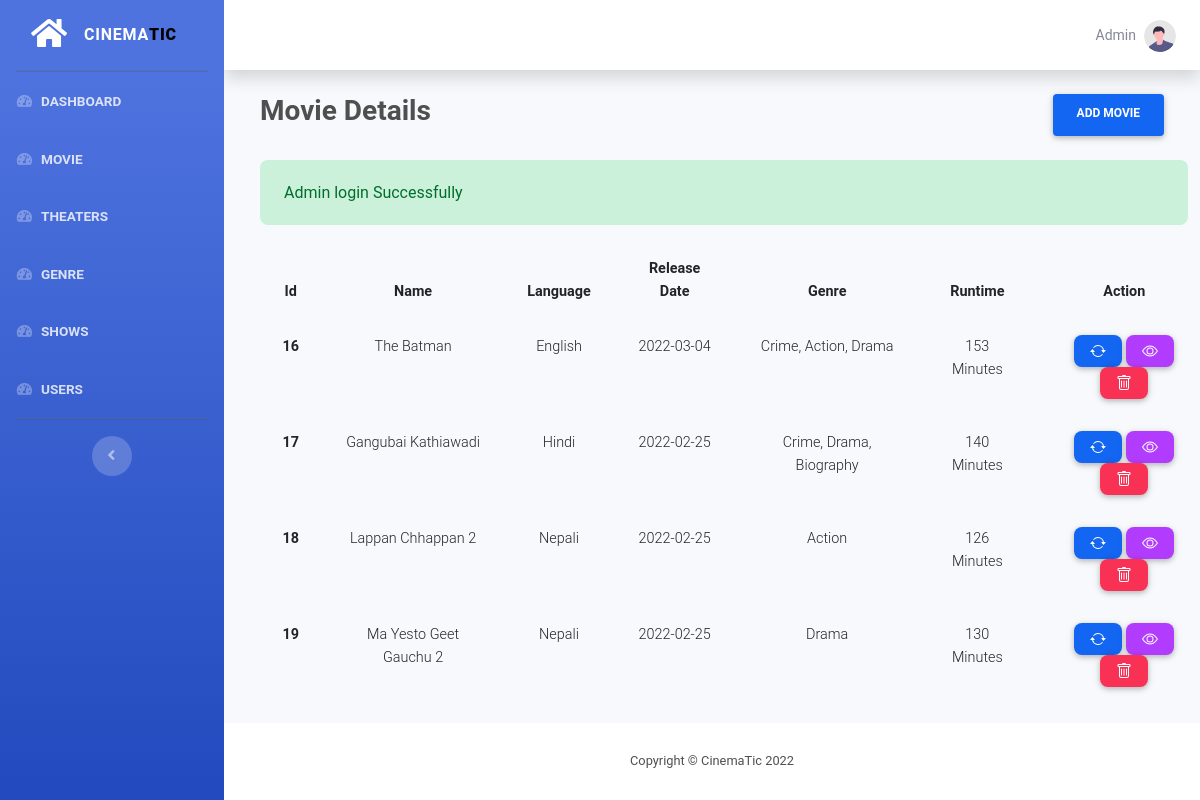
Page /admin/movie/index.php (signed in) on the earlier database version.
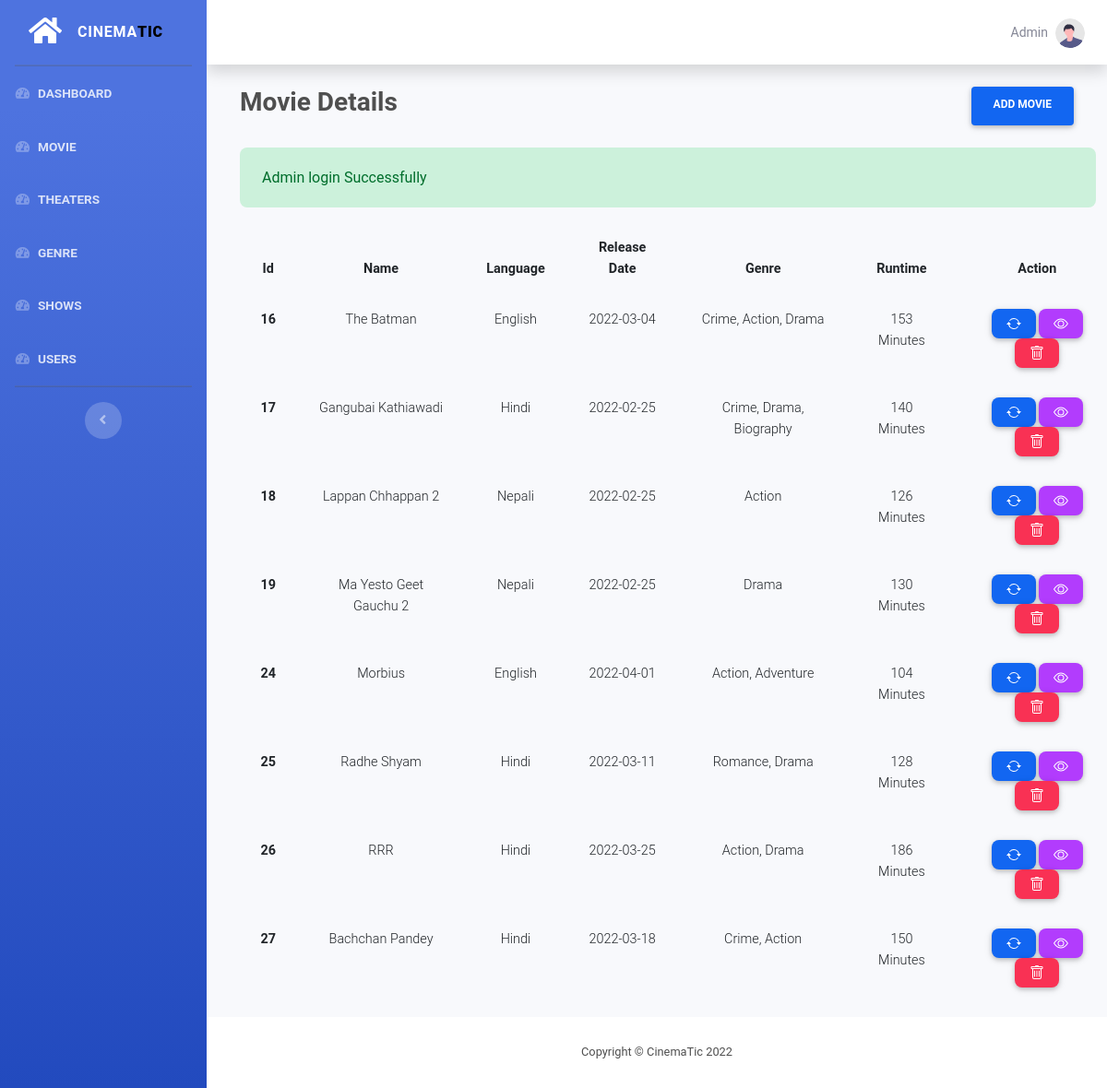
Same page on the later database version.
### tables this page shows
CREATE TABLE `movie` (
  `id` int(11) NOT NULL,
  `name` varchar(100) NOT NULL,
  `language` varchar(10) NOT NULL,
  `release_date` date NOT NULL,
  `image` varchar(200) DEFAULT NULL,
  `image_cover` varchar(200) NOT NULL,
  `runtime` varchar(10) DEFAULT NULL
);

CREATE TABLE `genre_movie` (
  `id` int(11) NOT NULL,
  `genre_id` int(11) NOT NULL,
  `movie_id` int(11) NOT NULL
);

CREATE TABLE `genre` (
  `id` int(11) NOT NULL,
  `name` varchar(30) NOT NULL
);

### functions/functions.php (called while the page is built, shortened)
<?php
function hasSuccess()
{
    return !empty($_SESSION['success']);
}
function getSuccess()
{
    $msg = $_SESSION['success'] ?? '';
    return $msg;
}

### functions/db.php (called while the page is built, shortened)
<?php
function pdo()
{
    $dbhost = "localhost";
    $dbname = "mtbs";
    $dbuser = "root";
    $dbpass = "";
    $options = [
        PDO::ATTR_DEFAULT_FETCH_MODE => PDO::FETCH_ASSOC
    ];
    $dsn = "mysql:host=" . $dbhost . ";dbname=" . $dbname;
    try {
        $pdo = new PDO($dsn, $dbuser, $dbpass, $options);
    } catch (PDOException $e) {
        die("Cannot Connect to Database: " . $e->getMessage());
    }
    return $pdo;
}
function where($table, $col, $opr, $val, $all = true)
{
    $pdo = pdo();
    $stmt = $pdo->prepare("SELECT * FROM $table WHERE $col $opr ?");
    $stmt->execute([$val]);
    if ($all) {
        return $stmt->fetchAll();
    }
    return $stmt->fetch();
}
function find($table, $id)
{
    return where($table, 'id', '=', $id, false);
}
function all($table)
{
    $pdo = pdo();
    $stmt = $pdo->prepare("SELECT * FROM $table");
    $stmt->execute();
    return $stmt->fetchAll();
}

### admin/movie/index.php (the view, shortened to what this page needs)
<?php
$result = all('movie');
include  __DIR__ . "/../components/header.php";
include  __DIR__ . "/../components/sidebar.php";
?>
<div class="container-fluid">
    <div class="d-flex m-4 justify-content-between mb-4">
        <h3 class="font-weight-bold">Movie Details</h3>
        <a href="./create.php" class="btn btn-primary px-4 font-weight-bold">Add Movie</a>
    </div>
    <?php if (hasSuccess()) : ?>
        <div id="success" class="ml-4 alert alert-success">
            <?php echo getSuccess(); ?>
        </div>
    <?php endif; ?>
    <table class="table mx-4 table-responsive-md table-borderless">
        <thead>
            <tr>
                <th class="font-weight-bold text-center">Id</th>
                <th class="font-weight-bold text-center">Name</th>
                <th class="font-weight-bold text-center">Language</th>
                <th class="font-weight-bold text-center">Release Date</th>
                <th class="font-weight-bold text-center">Genre</th>
                <th class="font-weight-bold text-center">Runtime</th>
                <th class="font-weight-bold text-center">Action</th>
            </tr>
        </thead>
        <tbody>
            <?php foreach ($result as $key) :
                $runtime = $key['runtime'] . " Minutes";
            ?>
                <tr>
                    <td class="font-weight-bold"><?php echo $key['id']; ?></td>
                    <td class="text-center"><?php echo $key['name']; ?></td>
                    <td class="text-center"><?php echo $key['language']; ?></td>
                    <td class="text-center"><?php echo $key['release_date']; ?></td>
                    <td class="text-center"><?php
                                            $genres = where('genre_movie', 'movie_id', '=', $key['id']);
                                            $total_genre = count($genres);
                                            $i = 1;
                                            foreach ($genres as $g) {
                                                $genre = find('genre', $g['genre_id']);
                                                echo $genre['name'];
                                                if ($i != $total_genre) echo ", ";
                                                $i++;
                                            }
                                            ?></td>
                    <td class="text-center"><?php echo $runtime; ?></td>
                    <td class="text-center">
                        <a class="btn btn-primary btn-sm rounded-5" style="height: 2rem;" href="./edit.php?id=<?php echo $key['id']; ?>">
                        </a>
                        <a class="btn btn-secondary btn-sm rounded-5" style="height: 2rem;" href="./show.php?id=<?php echo $key['id']; ?>">
                        </a>
                        <a class="btn btn-danger btn-sm rounded-5" style="height: 2rem;" onclick="confirmDelete(<?php echo $key['id']; ?>)">
                        </a>
                    </td>
                </tr>
            <?php endforeach;  ?>
        </tbody>
    </table>
</div>
</div>
<?php include "../components/footer.php"; ?>

Differences in the rows shown:
added movie: id "24", name "Morbius", language "English", release_date "2022-04-01", runtime "104 Minutes"
added genre_movie: genre.name "Action", shown under "24"
added genre_movie: genre.name "Adventure", shown under "24"
added movie: id "25", name "Radhe Shyam", language "Hindi", release_date "2022-03-11", runtime "128 Minutes"
added genre_movie: genre.name "Romance", shown under "25"
added genre_movie: genre.name "Drama", shown under "25"
added movie: id "26", name "RRR", language "Hindi", release_date "2022-03-25", runtime "186 Minutes"
added genre_movie: genre.name "Action", shown under "26"
added genre_movie: genre.name "Drama", shown under "26"
added movie: id "27", name "Bachchan Pandey", language "Hindi", release_date "2022-03-18", runtime "150 Minutes"
added genre_movie: genre.name "Crime", shown under "27"
added genre_movie: genre.name "Action", shown under "27"
